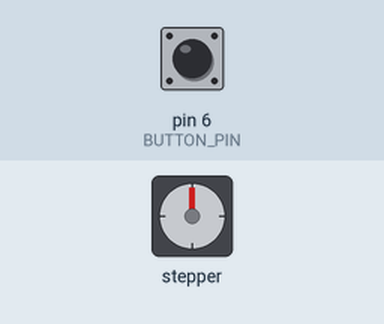
A sketch run on a simulated Arduino Uno, built with avr-gcc and run on an emulated ATmega328P. On the bench: stepper motor. Wiring (inferred from the names in the program): stepper motor driver (200 steps per turn assumed): step pin 5; direction pin 4. The inputs (shaded band) are chosen by the test bench; at power-on: pin 6 (BUTTON_PIN) HIGH. Storage starts empty; what the sketch prints to the serial monitor is not drawn.

Above: at 1.2 s.
1.3 s: pin 6 (BUTTON_PIN) pulled LOW for 0.15 s
Timing chart, 0 to 4.3 s (numbered marks = the images above; inputs shaded):
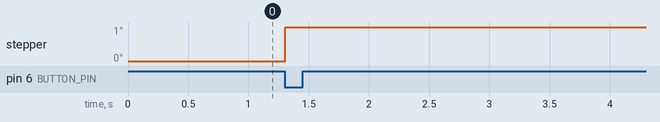

The sketch:

Drone_.ino
```cpp
#include <SD.h>
#include <SoftwareSerial.h>

// Define Pins
#define SD_PIN 10
#define RX_GPS 2
#define TX_GPS 3
#define DIR_PIN 4
#define STEP_PIN 5
#define BUTTON_PIN 6


File myFile;
SoftwareSerial ss(RX_GPS, TX_GPS);

// Variables
int k=0;
unsigned int dir[227];
byte gpsData;
int btnVal;
int RANGE[5] = {0.1, 0.2, 0.3, 0.4, 0.5};

void setup()
{
  Serial.begin(9600);
  ss.begin(9600);

  // Set pins as output or input
  pinMode(RX_GPS, INPUT);
  pinMode(TX_GPS, OUTPUT);
  pinMode(DIR_PIN, OUTPUT);
  pinMode(STEP_PIN, OUTPUT);
  pinMode(BUTTON_PIN, INPUT_PULLUP);

  Serial.print("Initializing SD card...");


  if (!SD.begin(SD_PIN)) {
    Serial.println("initialization failed!");
    return;
  }
  Serial.println("initialization done.");

  // Read from SD card
  myFile = SD.open("file.txt");
  if (myFile) {
    while (myFile.available()) {
      int val = myFile.parseInt();
      Serial.println(val);
      dir[k]={val};
      k++;
    }
    myFile.close();
  } else {
    // if the file didn't open, print an error:
    Serial.println("error opening file.txt");
  }
}

void loop()
{
  btnVal = digitalRead(BUTTON_PIN);
  Serial.println(btnVal);
  if (btnVal == LOW){
    digitalWrite(DIR_PIN, HIGH);
    digitalWrite(STEP_PIN, HIGH);
    delay(5000);
    digitalWrite(STEP_PIN, LOW);
  }else
  {
    while (ss.available() > 0){
      gpsData = ss.read();
      Serial.println(gpsData);
      for (int i = 0; i < sizeof(dir); i++){
        if (gpsData == (dir[i] + RANGE[0]) || gpsData == (dir[i] - RANGE[0]) || gpsData == (dir[i] + RANGE[1]) || gpsData == (dir[i] - RANGE[1]) || gpsData == (dir[i] + RANGE[2]) || gpsData == (dir[i] - RANGE[2]) || gpsData == (dir[i] + RANGE[3]) || gpsData == (dir[i] - RANGE[3]) || gpsData == (dir[i] + RANGE[4]) || gpsData == (dir[i] - RANGE[4])){
          // Set motor direction clockwise and rotate for 5 seconds
          digitalWrite(DIR_PIN, HIGH);
          digitalWrite(STEP_PIN, HIGH);
          delay(5000);
          digitalWrite(STEP_PIN, LOW);
        }
      }
    }

  }


  }


// PROBLEM - dir[i] contains the lat, long, time and other stuffs (say just lat and long)
// gpsdata contains a very long info so you have to find a way to get the lat and long from the data and compare it with the lat and long in dir
// Also, there has to be a range
// ...
```
